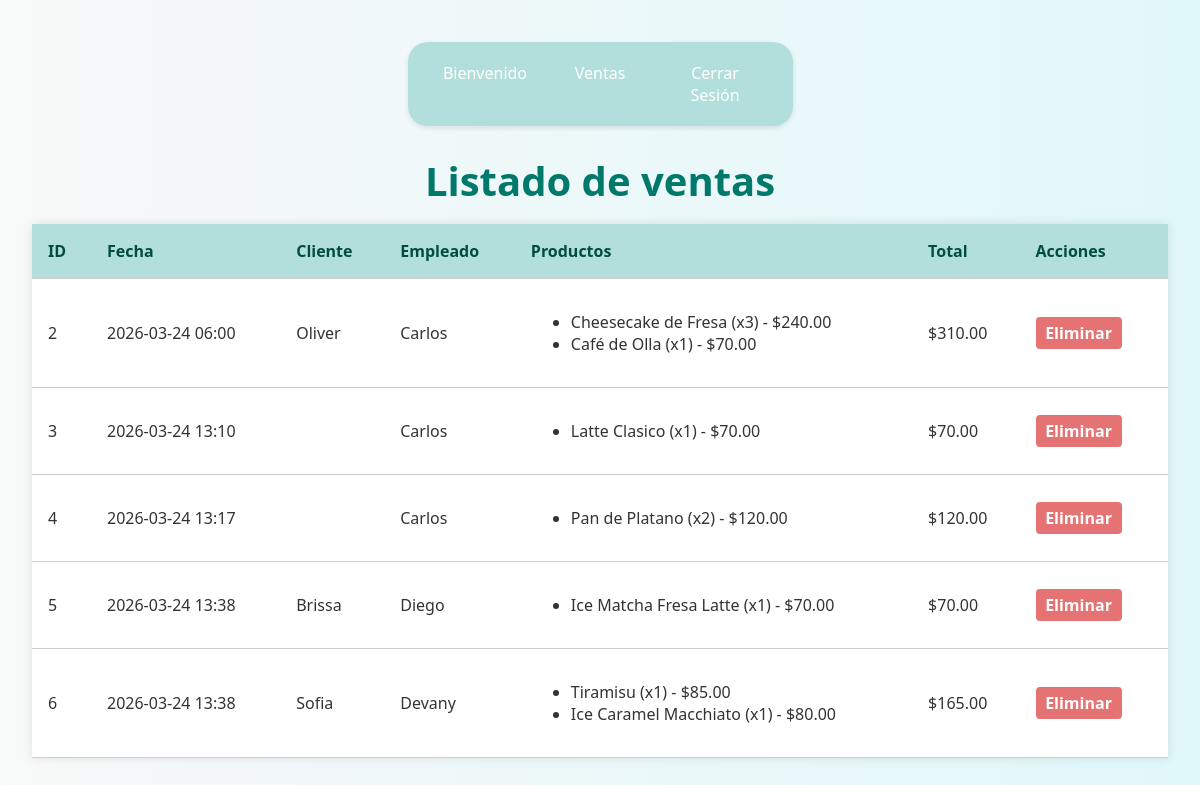
/listado_ventas/, run on an earlier commit of the app's database.
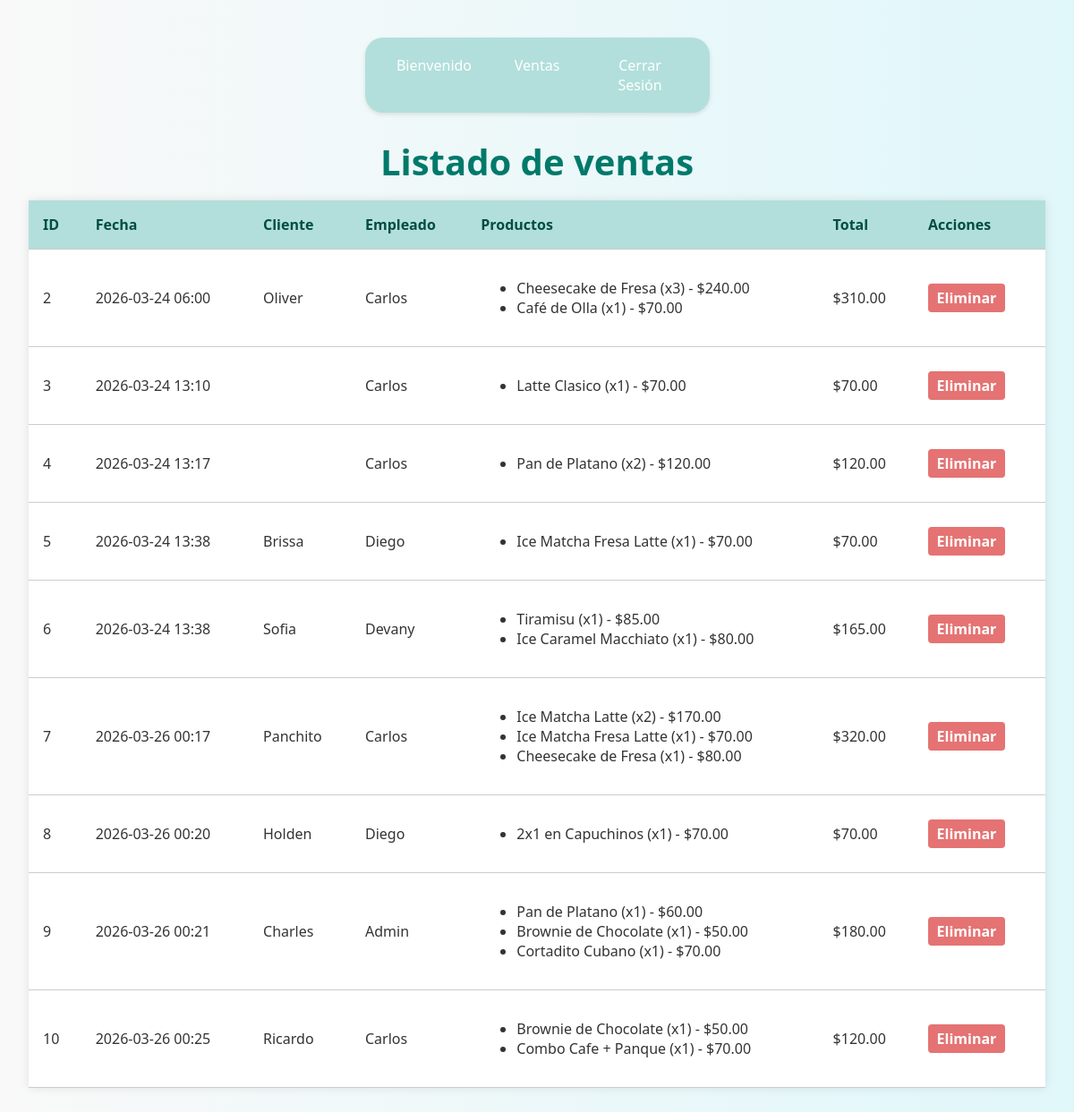
And on a later commit of the database.
### app/models.py (models this page shows, shortened)
class Venta(models.Model):
    fecha_hora = models.DateTimeField()
    total = models.DecimalField(max_digits=10, decimal_places=2, default=0) #TOTAL A PAGAR
    metodo_pago = models.CharField(max_length=45) #Efectivo, Tarjeta, etc.
    empleado = models.ForeignKey(
        Empleado,
        on_delete=models.PROTECT
    )
    cliente = models.ForeignKey(
        Cliente,
        on_delete=models.SET_NULL,
        null=True,
        blank=True
    )

class Cliente(models.Model):
    nombre = models.CharField(max_length=45)
    primer_apellido = models.CharField(max_length=45)
    segundo_apellido = models.CharField(max_length=45, null=True, blank=True)
    telefono = models.CharField(max_length=15, null=True, blank=True)
    descripcion = models.CharField(max_length=45, null=True, blank=True)

class Empleado(models.Model):
    user = models.OneToOneField(User, on_delete=models.CASCADE, null=True, blank=True)
    nombre = models.CharField(max_length=45)
    primer_apellido = models.CharField(max_length=45)
    segundo_apellido = models.CharField(max_length=45, null=True, blank=True)
    rfc = models.CharField(max_length=13)

class DetalleVenta(models.Model):
    venta = models.ForeignKey(
        Venta,
        on_delete=models.CASCADE,
        related_name="detalles"
    )
    producto = models.ForeignKey(
        Producto,
        on_delete=models.PROTECT
    )
    cantidad = models.PositiveIntegerField()
    precio_unitario = models.DecimalField(max_digits=10, decimal_places=2, default=0)
    subtotal = models.DecimalField(max_digits=10, decimal_places=2, default=0)

class Producto(models.Model):
    nombre = models.CharField(max_length=70)
    precio_compra = models.DecimalField(max_digits=10, decimal_places=2)
    precio_venta = models.DecimalField(max_digits=10, decimal_places=2)
    categoria = models.ForeignKey(Categoria, on_delete=models.PROTECT) #el PORTECT evita borrar una categoría si tiene productos aja baraja.

### app/views.py (the view)
# urls.py: path('listado_ventas/', views.listado_ventas, name='listado_ventas'),
def listado_ventas(request):
    ventas = Venta.objects.all()
    return render(request, 'listado_ventas.html', {'ventas': ventas})

### app/templates/listado_ventas.html (shortened to what this page needs)
{% load static %}
<!DOCTYPE html>
<html lang="es" translate="no">
<head>
    <link rel="stylesheet" href="{% static 'css/stylelistar.css' %}">
</head>
<body>
    {% include 'menu.html' %}
    <h1>Listado de ventas</h1>
    <table class="tabla-productos">
        <thead>
            <tr>
                <th>ID</th>
                <th>Fecha</th>
                <th>Cliente</th>
                <th>Empleado</th>
                <th>Productos</th>
                <th>Total</th>
                <th>Acciones</th>
            </tr>
        </thead>
        <tbody>
            {% for venta in ventas %}
            <tr>
                <td>{{ venta.id }}</td>
                <td>{{ venta.fecha_hora|date:"Y-m-d H:i" }}</td>
                <td>{{ venta.cliente.nombre }}</td>
                <td>{{ venta.empleado.nombre }}</td>
                <td>
                    <ul>
                        {% for detalle in venta.detalles.all %}
                        <li>{{ detalle.producto.nombre }} (x{{ detalle.cantidad }}) - ${{ detalle.subtotal }}</li>
                        {% endfor %}
                    </ul>
                </td>
                <td>${{ venta.total }}</td>
                <td>
                    <a class="boton-eliminar" href="{% url 'eliminar' venta.id %}" onclick="return confirmarEliminacion(event)">Eliminar</a>
                </td>
            </tr>
            {% empty %}
            <tr>
                <td colspan="7" class="text-center text-muted">No hay ventas registradas.</td>
            </tr>
            {% endfor %}
        </tbody>
    </table>
</body>
</html>

### app/templates/menu.html (shortened to what this page needs)
{% load static %}
<!DOCTYPE html>
<html lang="es" translate="no">
<head>
    <link rel="stylesheet" href="{% static 'css/styleMenu.css' %}">
</head>
<body>
    <nav class="navbar navbar-expand-lg bg-body-tertiary">
        <div class="container-fluid">
            <div class="navbar-nav">
                <ul>
                    <li><a class="nav-var">Bienvenido</a></li>
                    <li><a class="nav-link">Ventas</a>
                    </li>
                    <li><a class="nav-link" href="{% url 'login' %}">Cerrar Sesión</a></li>
                </ul>
            </div>
        </div>
    </nav>
</body>
</html>

### app/static/css/stylelistar.css (style rules this page uses)
body { font-family: 'Segoe UI', sans-serif; background: linear-gradient(to right, #f9f9f9, #e0f7fa); padding: 2rem; color: #333; margin-left: 250px; }
h1 { text-align: center; font-size: 2.5rem; color: #00796b; margin-bottom: 1rem; }
.tabla-productos { width: 100%; border-collapse: collapse; box-shadow: 0 0 10px rgba(0,0,0,0.1); background-color: white; }
.tabla-productos th, .tabla-productos td { padding: 1rem; border-bottom: 1px solid #ccc; text-align: left; }
.tabla-productos th { background-color: #b2dfdb; color: #004d40; font-weight: bold; }
.boton-editar, .boton-eliminar { margin-right: 0.5rem; padding: 0.3rem 0.6rem; text-decoration: none; border-radius: 4px; font-weight: bold; }
.boton-eliminar { background-color: #e57373; color: white; }
.navbar { background-color: #b2dfdb; padding: 10px 20px; box-shadow: 0 2px 5px rgba(0,0,0,0.1); border-radius: 20px; width: fit-content; margin: 10px auto; }
.container-fluid { display: flex; justify-content: center; }
.navbar-nav { display: flex; gap: 30px; }
.nav-link { color: #fff; text-decoration: none; font-weight: 500; padding: 8px 12px; border-radius: 5px; transition: background-color 0.3s ease; }
.nav-var { color: #00796b; text-decoration: none; font-weight: 500; padding: 8px 12px; border-radius: 5px; transition: background-color 0.3s ease; }

### app/static/css/styleMenu.css (style rules this page uses)
body { margin: 0; font-family: 'Segoe UI', sans-serif; background-color: #f9f9f9; }
.navbar { background-color: #b2dfdb; padding: 10px 20px; box-shadow: 0 2px 5px rgba(0,0,0,0.1); border-radius: 20px; width: fit-content; margin: 10px auto; }
.container-fluid { display: flex; justify-content: center; }
.navbar-nav { display: flex; gap: 30px; }
.nav-link { color: #fff; text-decoration: none; font-weight: 500; padding: 8px 12px; border-radius: 5px; transition: background-color 0.3s ease; }
.nav-var { color: #00796b; text-decoration: none; font-weight: 500; padding: 8px 12px; border-radius: 5px; transition: background-color 0.3s ease; }
.navbar-nav ul { list-style-type: none; margin: 0; padding: 0; }
.navbar-nav li { position: relative; float: left; }
.navbar-nav li a { text-decoration: none; padding: 10px; display: block; width: 95px; text-align: center; border-radius: 5px; color: #fff; }

What changed in the data, as far as the page shows it:
added Venta: id "7", fecha_hora "2026-03-26 00:17", cliente.nombre "Panchito", empleado.nombre "Carlos", total "320.00"
added DetalleVenta: producto.nombre "Ice Matcha Latte", cantidad "2", subtotal "170.00", shown under "7"
added DetalleVenta: producto.nombre "Ice Matcha Fresa Latte", cantidad "1", subtotal "70.00", shown under "7"
added DetalleVenta: producto.nombre "Cheesecake de Fresa", cantidad "1", subtotal "80.00", shown under "7"
added Venta: id "8", fecha_hora "2026-03-26 00:20", cliente.nombre "Holden", empleado.nombre "Diego", total "70.00"
added DetalleVenta: producto.nombre "2x1 en Capuchinos", cantidad "1", subtotal "70.00", shown under "8"
added Venta: id "9", fecha_hora "2026-03-26 00:21", cliente.nombre "Charles", empleado.nombre "Admin", total "180.00"
added DetalleVenta: producto.nombre "Pan de Platano", cantidad "1", subtotal "60.00", shown under "9"
added DetalleVenta: producto.nombre "Brownie de Chocolate", cantidad "1", subtotal "50.00", shown under "9"
added DetalleVenta: producto.nombre "Cortadito Cubano", cantidad "1", subtotal "70.00", shown under "9"
added Venta: id "10", fecha_hora "2026-03-26 00:25", cliente.nombre "Ricardo", empleado.nombre "Carlos", total "120.00"
added DetalleVenta: producto.nombre "Brownie de Chocolate", cantidad "1", subtotal "50.00", shown under "10"
added DetalleVenta: producto.nombre "Combo Cafe + Panque", cantidad "1", subtotal "70.00", shown under "10"
